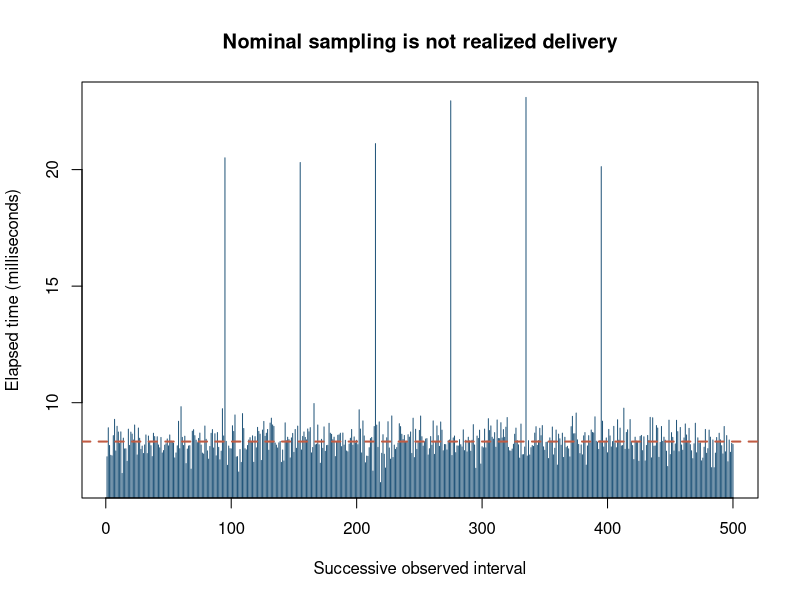
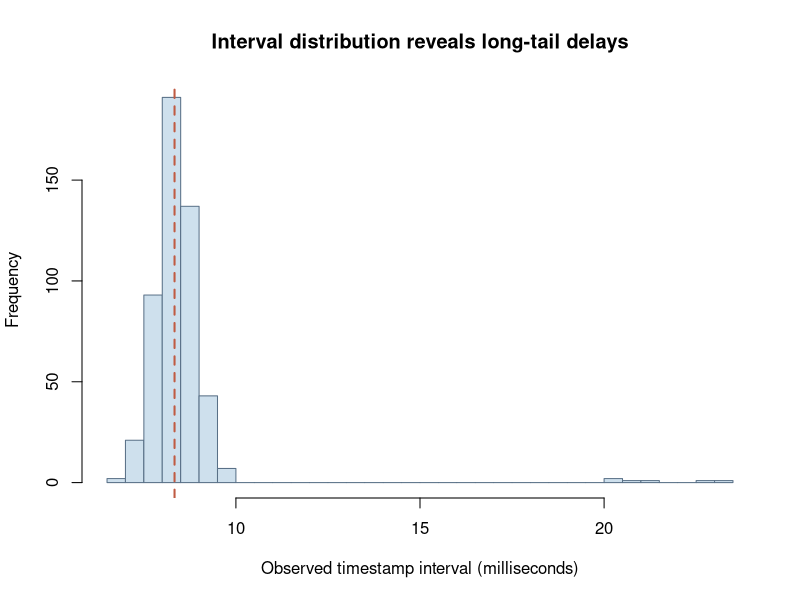

The R source for these figures, in order:
## ---- chunk 1
set.seed(20261022)
n <- 501L
nominal_ms <- 1000 / 120
interval_ms <- pmax(0.1, stats::rnorm(n - 1L, nominal_ms, 0.55))
delays <- seq(95L, 395L, by = 60L)
interval_ms[delays] <- interval_ms[delays] * 2.6
timestamp_ms <- c(0, cumsum(interval_ms))
realized_rate_hz <- (length(timestamp_ms) - 1L) * 1000 /
  (tail(timestamp_ms, 1L) - timestamp_ms[1L])
stopifnot(length(timestamp_ms) == n,
          all(diff(timestamp_ms) > 0),
          realized_rate_hz < 120)
data.frame(declared_hz = 120, observed_mean_hz = realized_rate_hz,
           interval_q05_ms = unname(stats::quantile(interval_ms, 0.05)),
           interval_median_ms = unname(stats::median(interval_ms)),
           interval_q95_ms = unname(stats::quantile(interval_ms, 0.95)))
## ---- chunk 2
graphics::plot(seq_along(interval_ms), interval_ms, type = "h",
               col = "#24577B", xlab = "Successive observed interval",
               ylab = "Elapsed time (milliseconds)",
               main = "Nominal sampling is not realized delivery")
graphics::abline(h = nominal_ms, lty = 2, col = "#C05B43", lwd = 2)
## ---- chunk 3
graphics::hist(interval_ms, breaks = 28,
               col = "#CEE0ED", border = "#597087",
               xlab = "Observed timestamp interval (milliseconds)",
               main = "Interval distribution reveals long-tail delays")
graphics::abline(v = nominal_ms, col = "#C05B43", lty = 2, lwd = 2)
